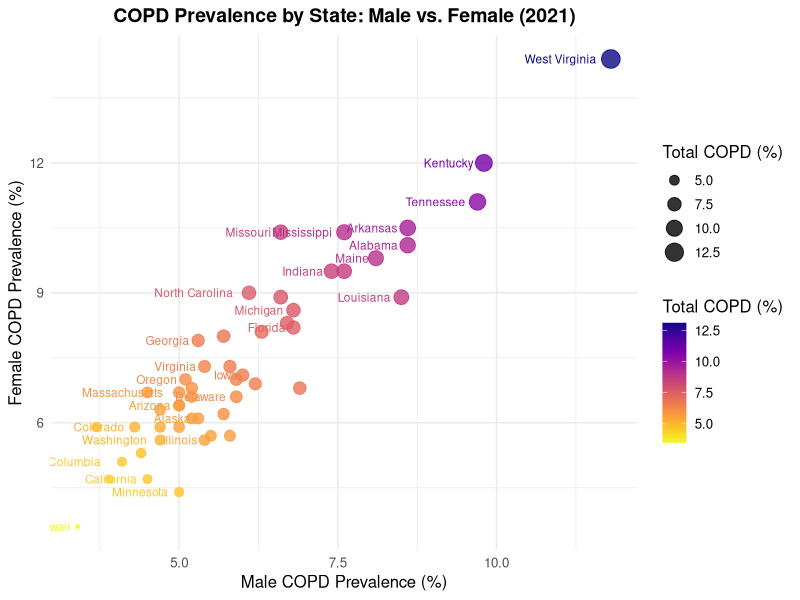

R code for this plot:
## ---- chunk 1
knitr::opts_chunk$set(echo = TRUE)
## ---- chunk 2

# Install (only needed once per project)
# install.packages(c("tidyverse", "viridis"))

# Load libraries
library(tidyverse)
library(viridis)

# Read in the data
copd <- read_csv("state_gender_data.csv")

# Remove the national total
copd <- copd %>% filter(State != "United States")

# Create scatterplot: Female vs. Male COPD prevalence
ggplot(copd, aes(x = Male_Percent, y = Female_Percent, 
                 size = Total_Percent, color = Total_Percent, label = State)) +
  geom_point(alpha = 0.8) +
  geom_text(aes(label = State), hjust = 1.2, vjust = 0.5, size = 3, check_overlap = TRUE) +
  scale_color_viridis(name = "Total COPD (%)", option = "C", direction = -1) +
  scale_size_continuous(name = "Total COPD (%)") +
  labs(
    title = "COPD Prevalence by State: Male vs. Female (2021)",
    x = "Male COPD Prevalence (%)",
    y = "Female COPD Prevalence (%)"
  ) +
  theme_minimal(base_size = 12) +
  theme(
    plot.title = element_text(size = 14, face = "bold", hjust = 0.5),
    legend.position = "right"
  )

